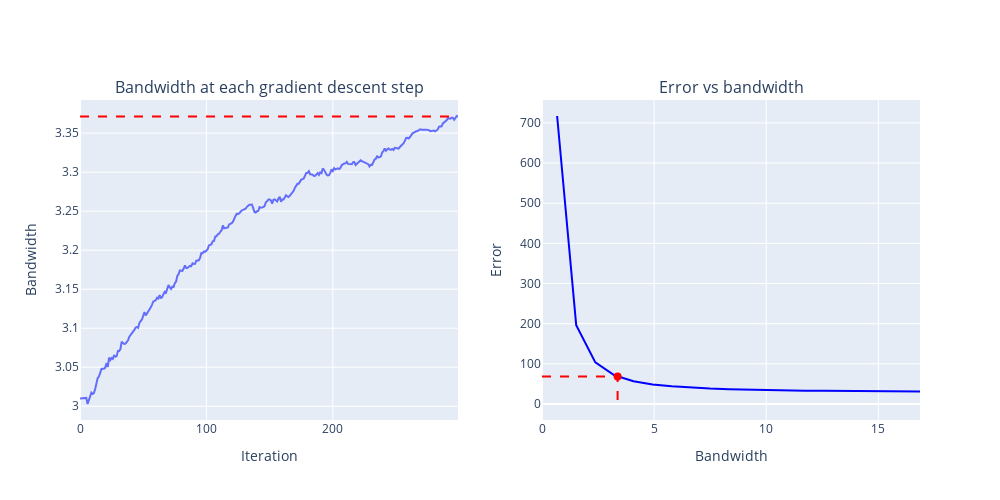

Notebook code cell kept with this figure:
### Code cell
print("Estimated bandwidth :" + str(gcobra.optimization_outputs['opt_bandwidth']))
gcobra.draw_learning_curve()

### Figure 1 — Plotly figure (JSON) as saved in the notebook; plotly's stock layout.template omitted (floating-point values rounded to 4 significant figures; data arrays with more than 128 entries replaced by an {"elided": "..."} marker saying what was removed)
{"data": [{"mode": "lines", "name": "Loss", "showlegend": false, "type": "scatter", "x": {"elided": "300 int values"}, "xaxis": "x", "y": {"elided": "300 float values"}, "yaxis": "y"}, {"line": {"color": "red", "dash": "dash"}, "mode": "lines", "name": "Optimal point", "showlegend": false, "type": "scatter", "x": [0, 299], "xaxis": "x", "y": [3.371, 3.371], "yaxis": "y"}, {"line": {"color": "blue"}, "mode": "lines", "name": "Loss", "showlegend": false, "type": "scatter", "x": [0.6743, 1.526, 2.378, 3.229, 4.081, 4.933, 5.785, 6.636, 7.488, 8.34, 9.191, 10.04, 10.89, 11.75, 12.6, 13.45, 14.3, 15.15, 16.01, 16.86], "xaxis": "x2", "y": [717.1, 196.0, 103.5, 71.4, 56.69, 48.74, 43.93, 40.78, 38.58, 36.96, 35.72, 34.74, 33.95, 33.29, 32.74, 32.26, 31.85, 31.5, 31.18, 30.9], "yaxis": "y2"}, {"marker": {"color": "red", "size": 8}, "mode": "markers", "name": "Optimal point", "showlegend": false, "type": "scatter", "x": [3.371], "xaxis": "x2", "y": [68.19], "yaxis": "y2"}, {"line": {"color": "red", "dash": "dash"}, "mode": "lines", "showlegend": false, "type": "scatter", "x": [0.0, 3.371, 3.371], "xaxis": "x2", "y": [68.19, 68.19, 0.0], "yaxis": "y2"}], "layout": {"annotations": [{"font": {"size": 16}, "showarrow": false, "text": "Bandwidth at each gradient descent step", "x": 0.225, "xanchor": "center", "xref": "paper", "y": 1, "yanchor": "bottom", "yref": "paper"}, {"font": {"size": 16}, "showarrow": false, "text": "Error vs bandwidth", "x": 0.775, "xanchor": "center", "xref": "paper", "y": 1, "yanchor": "bottom", "yref": "paper"}], "height": 500, "width": 1000, "xaxis": {"anchor": "y", "domain": [0, 0.45], "title": {"text": "Iteration"}}, "xaxis2": {"anchor": "y2", "domain": [0.55, 1], "title": {"text": "Bandwidth"}}, "yaxis": {"anchor": "x", "domain": [0, 1], "title": {"text": "Bandwidth"}}, "yaxis2": {"anchor": "x2", "domain": [0, 1], "title": {"text": "Error"}}}}
